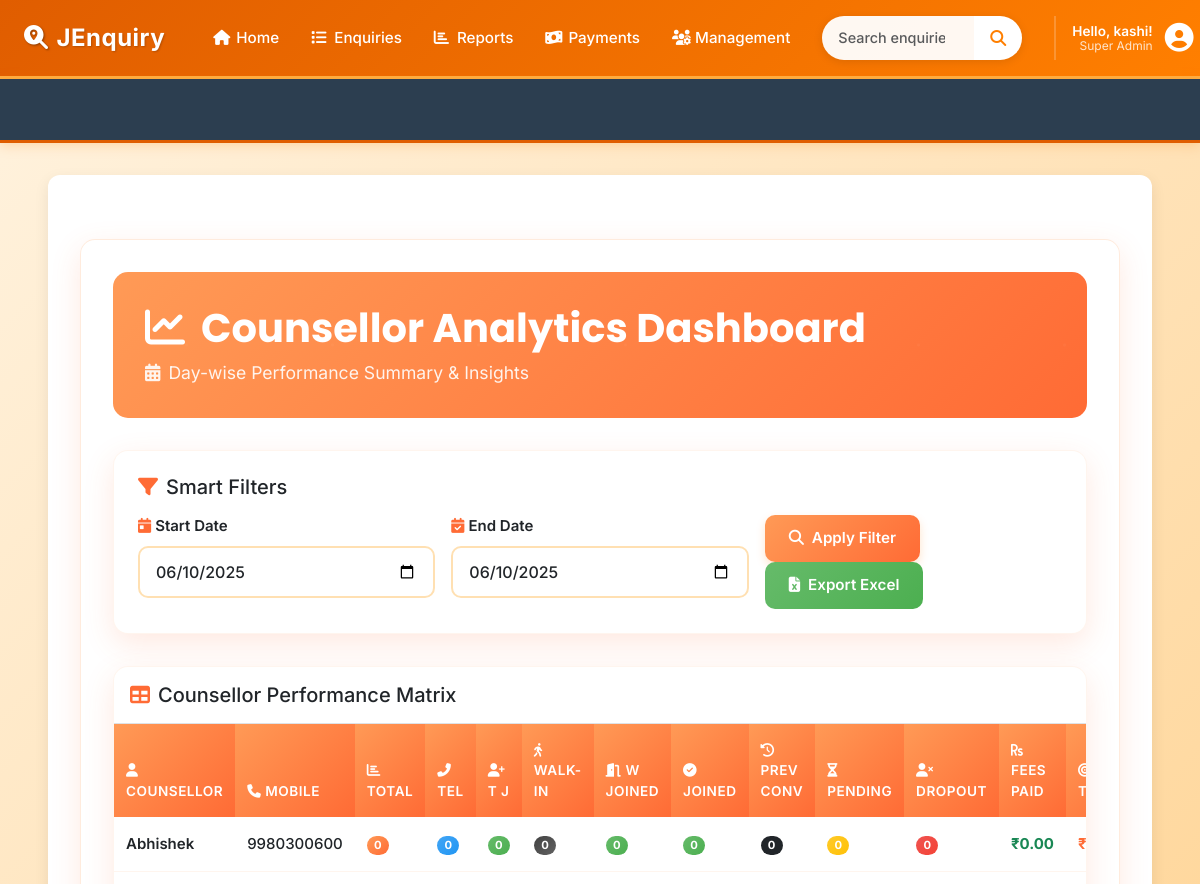
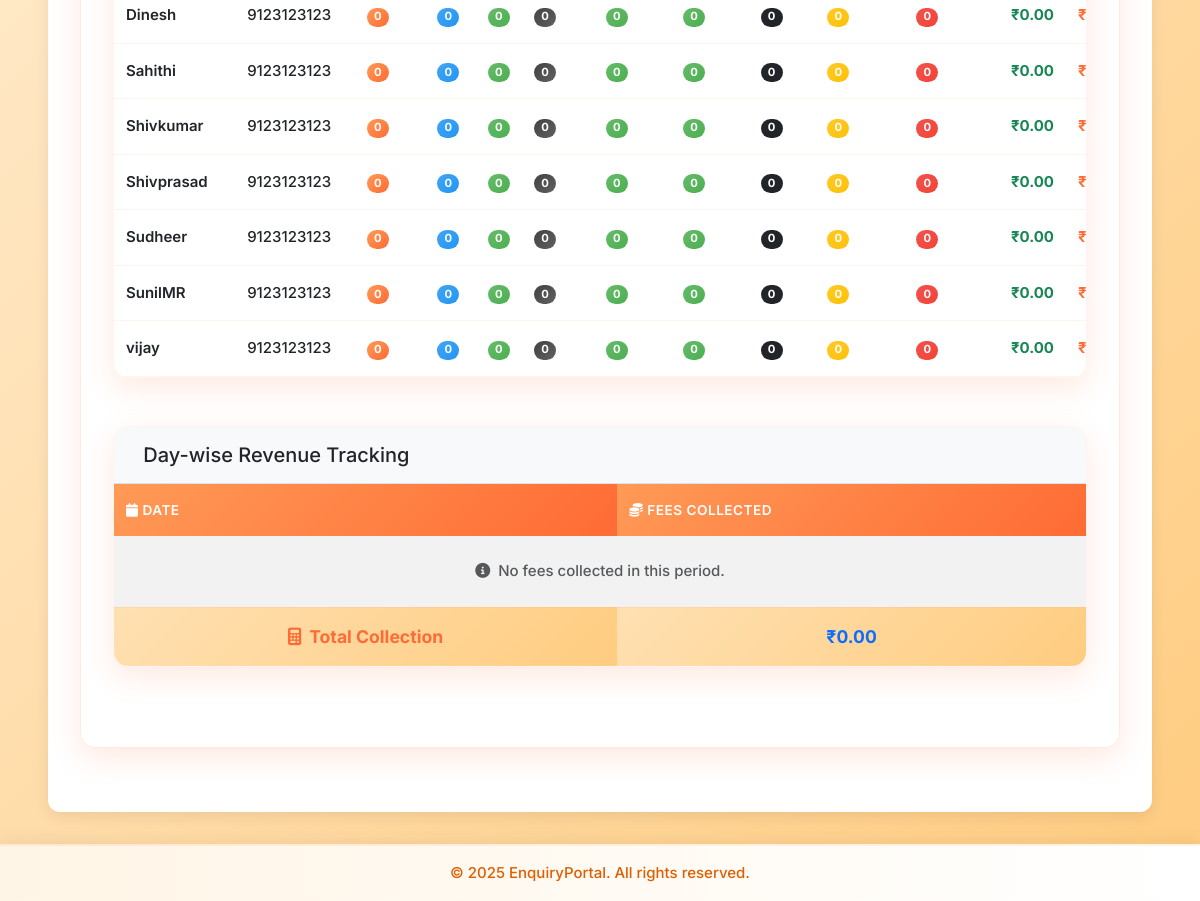
The page /daywise-summary/ (signed in) on the database its author committed (2 pictures, top to bottom).
### accounts/models.py (models this page shows, shortened)
class CustomUser(AbstractBaseUser, PermissionsMixin):
    ROLE_CHOICES = (
        ('manager', 'Manager'),
        ('counselor', 'Counselor'),
    )
    email = models.EmailField(unique=True)
    first_name = models.CharField(max_length=30)
    last_name = models.CharField(max_length=30)
    role = models.CharField(max_length=20, choices=ROLE_CHOICES)
    is_approved = models.BooleanField(default=False)
    is_active = models.BooleanField(default=True)
    is_staff = models.BooleanField(default=False)
    objects = CustomUserManager()
    USERNAME_FIELD = 'email'
    REQUIRED_FIELDS = ['first_name', 'last_name', 'role']

### enquiry/models.py (models this page shows, shortened)
class Counsellor(models.Model):
    name = models.CharField(max_length=100, unique=True)
    mobile = models.CharField(max_length=15)
    department = models.CharField(max_length=100)

### enquiry/views.py (the view)
# urls.py: path('daywise-summary/', views.daywise_counsellor_summary, name='daywise_summary'),
@manager_required
def daywise_counsellor_summary(request):
    start_date = request.GET.get('start_date')
    end_date = request.GET.get('end_date')
    try:
        start_date = date.fromisoformat(start_date) if start_date else date.today()
        end_date = date.fromisoformat(end_date) if end_date else date.today()
    except ValueError:
        start_date = end_date = date.today()
        messages.error(request, "Invalid date format. Showing today's data.")
    if start_date > end_date:
        messages.error(request, "Start date must be before end date.")
        start_date, end_date = end_date, start_date  # Swap
    counsellors = Counsellor.objects.all().order_by('name')
    summary = []
    for counsellor in counsellors:
        base_queryset = Enquiry.objects.filter(
            counsellor=counsellor,
            created_at__date__range=(start_date, end_date)
        )
        telephonic_all = base_queryset.filter(
            enquiry_type__in=['direct_telephonic', 'someone_telephonic']
        )
        walkin_all = base_queryset.filter(
            enquiry_type__in=['direct_walkin', 'someone_walkin', 'telephonic_to_walkin']
        )
        prev_converted_qs = Enquiry.objects.filter(
            counsellor=counsellor,
            enquiry_date__lt=start_date,
            joined_date__range=(start_date, end_date),
            status='joined'
        )
        total_target_fees = (base_queryset | prev_converted_qs).aggregate(
            total_target=Sum('target_fees')
        )['total_target'] or 0
        enquiry_ids = list((base_queryset | prev_converted_qs).values_list('id', flat=True))
        total_paid = PaymentHistory.objects.filter(
            enquiry_id__in=enquiry_ids,
            payment_date__range=(start_date, end_date)
        ).aggregate(total_paid=Sum('amount_paid'))['total_paid'] or 0
        fees_balance = total_target_fees - total_paid
        summary.append({
            'counsellor_name': counsellor.name,
            'counsellor_mobile': getattr(counsellor, 'mobile', 'N/A'),
            'total_enquiries': base_queryset.count(),
            'telephonic_count': telephonic_all.count(),
            'telephonic_joined': telephonic_all.filter(status='joined').count(),
            'walkin_count': walkin_all.count(),
            'walkin_joined': walkin_all.filter(status='joined').count(),
            'joined_count': base_queryset.filter(status='joined').count(),
            'previous_converted_count': prev_converted_qs.count(),
            'fees_paid': total_paid,
            'fees_target': total_target_fees,
            'fees_balance': fees_balance,
            'pending_count': base_queryset.filter(status='pending').count(),
            'dropout_count': base_queryset.filter(status='dropout').count(),
        })
    day_wise_fees = PaymentHistory.objects.filter(
        enquiry__status='joined',
        payment_date__range=(start_date, end_date)
    ).values(day=F('payment_date')).annotate(
        total_paid=Sum('amount_paid')
    ).order_by('day')
    total_fees_collected = sum(day['total_paid'] or 0 for day in day_wise_fees)
    total_target_fees = sum(row['fees_target'] for row in summary)
    yet_to_collect = total_target_fees - total_fees_collected
    context = {
        'summary': summary,
        'day_wise_fees': day_wise_fees,
        'start_date': start_date,
        'end_date': end_date,
        'total_fees_collected': total_fees_collected,
        'total_target_fees': total_target_fees,
        'yet_to_collect': yet_to_collect,
    }
    return render(request, 'daywise_summary.html', context)

### template/daywise_summary.html (shortened to what this page needs)
{% extends "base.html" %}
{% load static %}
{% block content %}
<link href="https://cdn.datatables.net/v/bs5/jszip-2.5.0/dt-1.13.6/b-2.4.2/b-html5-2.4.2/datatables.min.css" rel="stylesheet">
<link href="https://cdnjs.cloudflare.com/ajax/libs/font-awesome/6.4.0/css/all.min.css" rel="stylesheet">
<div class="dashboard-container">
  <div class="dashboard-header">
    <h2><i class="fas fa-chart-line me-3"></i>Counsellor Analytics Dashboard</h2>
    <div class="subtitle">
      <i class="fas fa-calendar-alt me-2"></i>Day-wise Performance Summary & Insights
    </div>
  </div>
  <div class="filter-card">
    <h5 class="mb-3"><i class="fas fa-filter me-2 text-orange"></i>Smart Filters</h5>
    <form method="get" class="row g-3">
      <div class="col-md-4">
        <label for="start_date" class="form-label fw-semibold">
          <i class="fas fa-calendar-day me-1 text-orange"></i>Start Date
        </label>
        <input type="date" name="start_date" id="start_date" class="form-control" value="{{ start_date|date:'Y-m-d' }}">
      </div>
      <div class="col-md-4">
        <label for="end_date" class="form-label fw-semibold">
          <i class="fas fa-calendar-check me-1 text-orange"></i>End Date
        </label>
        <input type="date" name="end_date" id="end_date" class="form-control" value="{{ end_date|date:'Y-m-d' }}">
      </div>
      <div class="col-md-4 align-self-end">
        <button type="submit" class="btn btn-primary btn-modern me-2" id="filterBtn">
          <i class="fas fa-search me-2"></i>Apply Filter
        </button>
        <a href="?start_date={{ start_date }}&end_date={{ end_date }}&export=1" class="btn btn-success btn-modern" id="exportBtn">
          <i class="fas fa-file-excel me-2"></i>Export Excel
        </a>
      </div>
    </form>
  </div>
  {% if summary %}
<div class="table-container">
  <div class="p-3 border-bottom">
    <h5 class="mb-0">
      <i class="fas fa-table me-2 text-orange"></i>Counsellor Performance Matrix
    </h5>
  </div>
  <div class="table-responsive">
    <table id="dataTable" class="table table-hover">
      <thead>
        <tr>
          <th><i class="fas fa-user me-1"></i>Counsellor</th>
          <th><i class="fas fa-phone me-1"></i>Mobile</th>
          <th><i class="fas fa-chart-bar me-1"></i>Total</th>
          <th><i class="fas fa-phone-alt me-1"></i>Tel</th>
          <th><i class="fas fa-user-plus me-1"></i>T J</th>
          <th><i class="fas fa-walking me-1"></i>Walk-in</th>
          <th><i class="fas fa-door-open me-1"></i>W Joined</th>
          <th><i class="fas fa-check-circle me-1"></i>Joined</th>
          <th><i class="fas fa-history me-1"></i>Prev Conv</th>
          <th><i class="fas fa-hourglass-half me-1"></i>Pending</th>
          <th><i class="fas fa-user-times me-1"></i>Dropout</th>
          <th><i class="fas fa-rupee-sign me-1"></i>Fees Paid</th>
          <th><i class="fas fa-bullseye me-1"></i>Target</th>
        </tr>
      </thead>
      <tbody>
        {% for item in summary %}
        <tr>
          <td class="fw-semibold">{{ item.counsellor_name }}</td>
          <td>{{ item.counsellor_mobile }}</td>
          <td><span class="badge bg-primary rounded-pill">{{ item.total_enquiries }}</span></td>
          <td><span class="badge bg-info rounded-pill">{{ item.telephonic_count }}</span></td>
          <td><span class="badge bg-success rounded-pill">{{ item.telephonic_joined }}</span></td>
          <td><span class="badge bg-secondary rounded-pill">{{ item.walkin_count }}</span></td>
          <td><span class="badge bg-success rounded-pill">{{ item.walkin_joined }}</span></td>
          <td><span class="badge bg-success rounded-pill">{{ item.joined_count }}</span></td>
          <td><span class="badge bg-dark rounded-pill">{{ item.previous_converted_count }}</span></td>
          <td><span class="badge bg-warning rounded-pill">{{ item.pending_count }}</span></td>
          <td><span class="badge bg-danger rounded-pill">{{ item.dropout_count }}</span></td>
          <td class="fw-bold text-success">₹{{ item.fees_paid|floatformat:2 }}</td>
          <td class="fw-bold text-orange">₹{{ item.fees_target|floatformat:2 }}</td>
        </tr>
        {% endfor %}
      </tbody>
    </table>
  </div>
</div>
<div class="table-container my-5">
  <div class="p-3 border-bottom bg-light">
    <h5 class="mb-0">
      Day-wise Revenue Tracking
    </h5>
  </div>
  <div class="table-responsive">
    <table class="table table-hover table-striped" id="feesTable">
      <thead class="table-dark">
        <tr>
          <th><i class="fas fa-calendar me-1"></i>Date</th>
          <th><i class="fas fa-coins me-1"></i>Fees Collected</th>
        </tr>
      </thead>
      <tbody>
        {% for day in day_wise_fees %}
        <tr>
          <td class="fw-semibold">{{ day.day|date:"d M Y" }}</td>
          <td class="fw-bold text-success">₹{{ day.total_paid|floatformat:2 }}</td>
        </tr>
        {% empty %}
        <tr>
          <td colspan="2" class="text-center text-muted py-4">
            <i class="fas fa-info-circle me-2"></i>No fees collected in this period.
          </td>
        </tr>
        {% endfor %}
      </tbody>
      <tfoot class="table-light">
        <tr>
          <th class="text-center">
            <i class="fas fa-calculator me-2"></i>Total Collection
          </th>
          <th class="text-center text-primary fw-bold">
            ₹{{ total_fees_collected|floatformat:2|default:"0.00" }}
          </th>
        </tr>
      </tfoot>
    </table>
  </div>
</div>
  {% endif %}
</div>
{% endblock %}

### template/base.html (shortened to what this page needs)
<!DOCTYPE html>
<html lang="en">
<head>
    <link href="https://cdn.jsdelivr.net/npm/bootstrap@5.3.0-alpha1/dist/css/bootstrap.min.css" rel="stylesheet">
    <link rel="stylesheet" href="https://cdnjs.cloudflare.com/ajax/libs/font-awesome/6.4.0/css/all.min.css">
<link rel="stylesheet" href="https://cdnjs.cloudflare.com/ajax/libs/font-awesome/6.5.0/css/all.min.css">
<link rel="stylesheet" href="https://cdn.jsdelivr.net/npm/flatpickr/dist/flatpickr.min.css">
</head>
<body>
    <nav class="navbar navbar-expand-lg navbar-dark">
        <div class="container-fluid">
            <a class="navbar-brand pulse-on-hover" href="{% url 'enquiry:dashboard' %}">
                <i class="fas fa-search-location"></i>JEnquiry
            </a>
            <div class="collapse navbar-collapse" id="mainNav">
                {% if user.is_authenticated %}
                <ul class="navbar-nav me-auto mb-2 mb-lg-0">
                    <li class="nav-item">
                        <a class="nav-link" href="{% url 'enquiry:dashboard' %}"><i class="fas fa-home"></i> Home</a>
                    </li>
                    <li class="nav-item dropdown">
                        <a class="nav-link dropdown-toggle" href="#" role="button" data-bs-toggle="dropdown">
                            <i class="fas fa-list"></i> Enquiries
                        </a>
                    </li>
                    <li class="nav-item dropdown">
                        <a class="nav-link dropdown-toggle" href="#" role="button" data-bs-toggle="dropdown">
                            <i class="fas fa-chart-bar"></i> Reports
                        </a>
                    </li>
                    <li class="nav-item dropdown">
                        <a class="nav-link dropdown-toggle" href="#" role="button" data-bs-toggle="dropdown">
                            <i class="fas fa-money-bill-wave"></i> Payments
                        </a>
                    </li>
                    <li class="nav-item dropdown">
                        <a class="nav-link dropdown-toggle" href="#" role="button" data-bs-toggle="dropdown">
                            <i class="fas fa-users-cog"></i> Management
                        </a>
                    </li>
                </ul>
                <form class="d-flex search-form search-section" action="{% url 'enquiry:enquary_list' %}" method="get">
                    <div class="input-group">
                        <input type="search" name="search" class="form-control" placeholder="Search enquiries..."
                               aria-label="Search">
                        <button class="btn" type="submit">
                            <i class="fas fa-search"></i>
                        </button>
                    </div>
                </form>
                <div class="user-section">
                    <div class="user-menu">
                        <div class="dropdown user-dropdown">
                            <button class="dropdown-toggle" type="button" data-bs-toggle="dropdown"
                                    aria-expanded="false">
                                <div class="user-profile-dropdown">
                                    <div class="user-details">
                                        <p class="user-greeting">
                                           Hello, {{ user.first_name|default:user.email }}!
                                        </p>
                                        <p class="user-role">
                                            {% if user.is_superuser %}
                                                Super Admin
                                            {% elif user.is_staff %}
                                                Admin
                                            {% else %}
                                                Counsellor
                                            {% endif %}
                                        </p>
                                    </div>
                                    <div class="user-avatar">
                                        <i class="fas fa-user-circle"></i>
                                    </div>
                                </div>
                            </button>
                        </div>
                    </div>
                </div>
                {% endif %}
            </div>
        </div>
    </nav>
<div class="marquee-container marquee-progress">
    <div class="marquee-content">
    </div>
</div>
    <div class="main-content-wrapper">
        <div class="container-fluid px-4">
            <div class="content-container">
                {% block content %}
                {% endblock %}
            </div>
        </div>
    </div>
    <footer class="text-center p-3">
        <div class="container">
            <p class="m-0">&copy; 2025 EnquiryPortal. All rights reserved.</p>
        </div>
    </footer>
</body>
</html>

### rows shown on the page
CustomUser: first_name "kashi"
Counsellor: counsellor_name "Abhishek", counsellor_mobile "9980300600"
Counsellor: counsellor_name "Dinesh", counsellor_mobile "9123123123"
Counsellor: counsellor_name "Sahithi", counsellor_mobile "9123123123"
Counsellor: counsellor_name "Shivkumar", counsellor_mobile "9123123123"
Counsellor: counsellor_name "Shivprasad", counsellor_mobile "9123123123"
Counsellor: counsellor_name "Sudheer", counsellor_mobile "9123123123"
Counsellor: counsellor_name "SunilMR", counsellor_mobile "9123123123"
Counsellor: counsellor_name "vijay", counsellor_mobile "9123123123"

### other values the page prints
{{ item.total_enquiries }} "0" "0" "0" "0" "0" "0" "0" "0"
{{ item.telephonic_count }} "0" "0" "0" "0" "0" "0" "0" "0"
{{ item.telephonic_joined }} "0" "0" "0" "0" "0" "0" "0" "0"
{{ item.walkin_count }} "0" "0" "0" "0" "0" "0" "0" "0"
{{ item.walkin_joined }} "0" "0" "0" "0" "0" "0" "0" "0"
{{ item.joined_count }} "0" "0" "0" "0" "0" "0" "0" "0"
{{ item.previous_converted_count }} "0" "0" "0" "0" "0" "0" "0" "0"
{{ item.pending_count }} "0" "0" "0" "0" "0" "0" "0" "0"
{{ item.dropout_count }} "0" "0" "0" "0" "0" "0" "0" "0"
{{ item.fees_paid|floatformat:2 }} "0.00" "0.00" "0.00" "0.00" "0.00" "0.00" "0.00" "0.00"
{{ total_fees_collected|floatformat:2|default:"0.00" }} "0.00"
